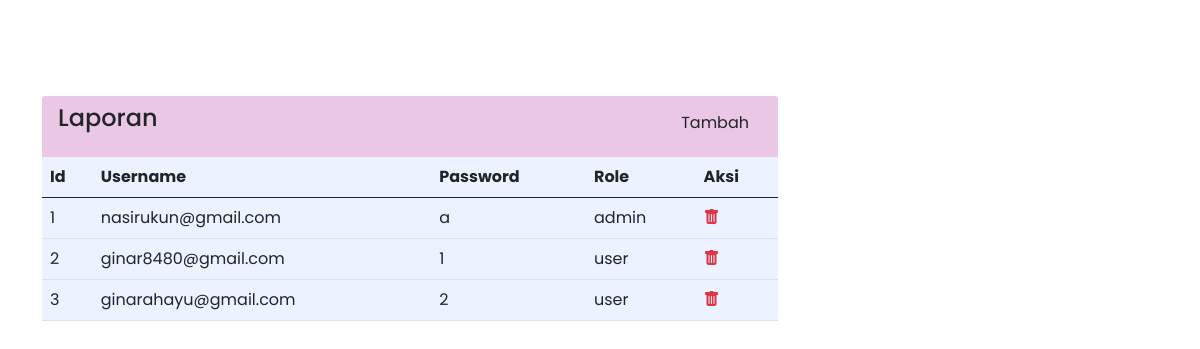
The page /admin/user.php on the database as committed earlier.
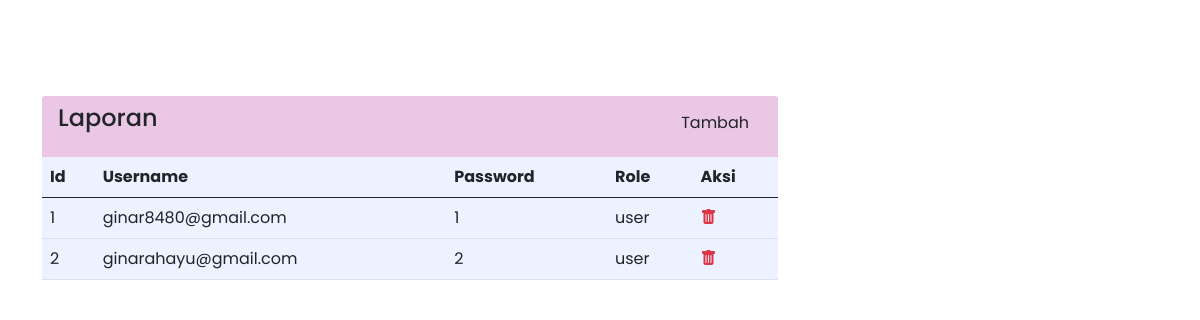
The same page on the database as committed later.
### tables this page shows
CREATE TABLE `tb_user` (
  `id` int(11) NOT NULL,
  `nama` varchar(100) NOT NULL,
  `username` varchar(100) NOT NULL,
  `email` varchar(100) NOT NULL,
  `password` varchar(100) NOT NULL,
  `photo` text NOT NULL,
  `role` enum('admin','user') NOT NULL
);

### admin/user.php (the view, shortened to what this page needs)
<?php
include 'header.php';
include '../db/koneksi.php';
?>
<div class="container">
  <div class="row">
    <div class="col-sm-8">
      <div class="card-header border-0 d-flex justify-content-between" style="background-color: #EBC7E6; width: 100%;">
        <h4 class="d-inline">
          Laporan
        </h4>
        <a class="btn btn-primaryokli" href="index.php?halaman=add_user">Tambah</a>
      </div>
      <table class="table" style="background-color: #ECF2FF;">
        <thead>
          <tr>
            <th scope="col">Id</th>
            <th scope="col">Username</th>
            <th scope="col">Password</th>
            <th scope="col">Role</th>
            <th scope="col">Aksi</th>
        </thead>
        <?php $data = $conn->query("SELECT * FROM tb_user"); ?>
        <?php $no = 1; ?>
        <?php while ($row = $data->fetch_assoc()) : ?>
          <tr>
            <td><?php echo $no++ ?></td>
            <td><?php echo $row["email"] ?></td>
            <td><?php echo $row["password"] ?></td>
            <td><?php echo $row["role"] ?></td>
            <td>
              <a href="index.php?id=<?php echo $row['id'] ?>&halaman=delete_user" onclick="return confirm ('Yakin dihapus ?')" class="text-danger">
                <i class="bi bi-trash-fill"></i>
              </a>
            </td>
          </tr>
        <?php endwhile ?>
      </table>
    </div>
  </div>
</div>

Rows that differ between the two databases and show on the page:
removed tb_user: email "nasirukun@gmail.com", password "a", role "admin"
